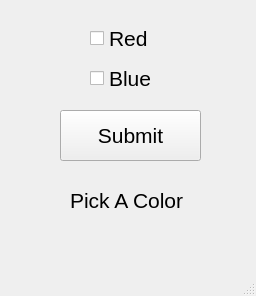
<?xml version="1.0" encoding="UTF-8"?>
<ui version="4.0">
 <class>MainWindow</class>
 <widget class="QMainWindow" name="MainWindow">
  <property name="geometry">
   <rect>
    <x>0</x>
    <y>0</y>
    <width>256</width>
    <height>296</height>
   </rect>
  </property>
  <property name="windowTitle">
   <string>MainWindow</string>
  </property>
  <widget class="QWidget" name="centralwidget">
   <widget class="QCheckBox" name="red_checkBox">
    <property name="geometry">
     <rect>
      <x>90</x>
      <y>30</y>
      <width>70</width>
      <height>17</height>
     </rect>
    </property>
    <property name="font">
     <font>
      <pointsize>16</pointsize>
     </font>
    </property>
    <property name="text">
     <string>Red</string>
    </property>
   </widget>
   <widget class="QCheckBox" name="blue_checkBox">
    <property name="geometry">
     <rect>
      <x>90</x>
      <y>70</y>
      <width>70</width>
      <height>17</height>
     </rect>
    </property>
    <property name="font">
     <font>
      <pointsize>16</pointsize>
     </font>
    </property>
    <property name="text">
     <string>Blue</string>
    </property>
   </widget>
   <widget class="QPushButton" name="pushButton">
    <property name="geometry">
     <rect>
      <x>60</x>
      <y>110</y>
      <width>141</width>
      <height>51</height>
     </rect>
    </property>
    <property name="font">
     <font>
      <pointsize>16</pointsize>
     </font>
    </property>
    <property name="text">
     <string>Submit</string>
    </property>
   </widget>
   <widget class="QLabel" name="label">
    <property name="geometry">
     <rect>
      <x>70</x>
      <y>180</y>
      <width>171</width>
      <height>41</height>
     </rect>
    </property>
    <property name="font">
     <font>
      <pointsize>16</pointsize>
     </font>
    </property>
    <property name="text">
     <string>Pick A Color</string>
    </property>
   </widget>
  </widget>
  <widget class="QMenuBar" name="menubar">
   <property name="geometry">
    <rect>
     <x>0</x>
     <y>0</y>
     <width>256</width>
     <height>21</height>
    </rect>
   </property>
  </widget>
  <widget class="QStatusBar" name="statusbar"/>
 </widget>
 <resources/>
 <connections/>
</ui>
